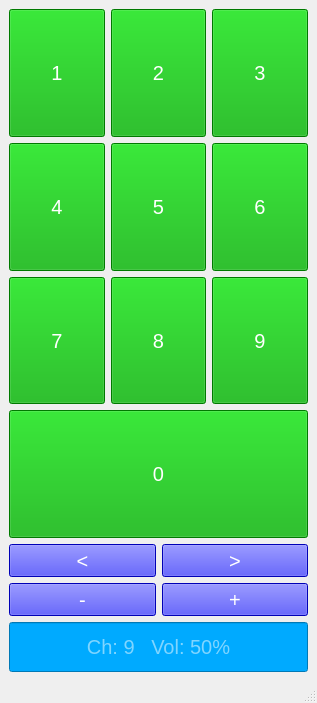
<?xml version="1.0" encoding="UTF-8"?>
<ui version="4.0">
 <class>MainWindow</class>
 <widget class="QMainWindow" name="MainWindow">
  <property name="geometry">
   <rect>
    <x>0</x>
    <y>0</y>
    <width>317</width>
    <height>703</height>
   </rect>
  </property>
  <property name="windowTitle">
   <string>MainWindow</string>
  </property>
  <widget class="QWidget" name="centralwidget">
   <layout class="QGridLayout" name="gridLayout_3">
    <item row="0" column="0">
     <layout class="QGridLayout" name="gridLayout">
      <item row="4" column="0">
       <widget class="QPushButton" name="number7">
        <property name="sizePolicy">
         <sizepolicy hsizetype="Minimum" vsizetype="Expanding">
          <horstretch>0</horstretch>
          <verstretch>0</verstretch>
         </sizepolicy>
        </property>
        <property name="font">
         <font>
          <pointsize>15</pointsize>
         </font>
        </property>
        <property name="styleSheet">
         <string notr="true">background-color: rgb(0, 170, 0);
color:rgb(255, 255, 255)</string>
        </property>
        <property name="text">
         <string>7</string>
        </property>
       </widget>
      </item>
      <item row="0" column="2">
       <widget class="QPushButton" name="number3">
        <property name="sizePolicy">
         <sizepolicy hsizetype="Minimum" vsizetype="Expanding">
          <horstretch>0</horstretch>
          <verstretch>0</verstretch>
         </sizepolicy>
        </property>
        <property name="font">
         <font>
          <pointsize>15</pointsize>
         </font>
        </property>
        <property name="styleSheet">
         <string notr="true">background-color: rgb(0, 170, 0);
color:rgb(255, 255, 255)</string>
        </property>
        <property name="text">
         <string>3</string>
        </property>
       </widget>
      </item>
      <item row="5" column="0" colspan="3">
       <widget class="QPushButton" name="number0">
        <property name="sizePolicy">
         <sizepolicy hsizetype="Minimum" vsizetype="Expanding">
          <horstretch>0</horstretch>
          <verstretch>0</verstretch>
         </sizepolicy>
        </property>
        <property name="minimumSize">
         <size>
          <width>0</width>
          <height>0</height>
         </size>
        </property>
        <property name="font">
         <font>
          <pointsize>15</pointsize>
         </font>
        </property>
        <property name="styleSheet">
         <string notr="true">background-color: rgb(0, 170, 0);
color:rgb(255, 255, 255)</string>
        </property>
        <property name="text">
         <string>0</string>
        </property>
       </widget>
      </item>
      <item row="3" column="1">
       <widget class="QPushButton" name="number5">
        <property name="sizePolicy">
         <sizepolicy hsizetype="Minimum" vsizetype="Expanding">
          <horstretch>0</horstretch>
          <verstretch>0</verstretch>
         </sizepolicy>
        </property>
        <property name="font">
         <font>
          <pointsize>15</pointsize>
         </font>
        </property>
        <property name="styleSheet">
         <string notr="true">background-color: rgb(0, 170, 0);
color:rgb(255, 255, 255)</string>
        </property>
        <property name="text">
         <string>5</string>
        </property>
       </widget>
      </item>
      <item row="0" column="1">
       <widget class="QPushButton" name="number2">
        <property name="sizePolicy">
         <sizepolicy hsizetype="Minimum" vsizetype="Expanding">
          <horstretch>0</horstretch>
          <verstretch>0</verstretch>
         </sizepolicy>
        </property>
        <property name="font">
         <font>
          <pointsize>15</pointsize>
         </font>
        </property>
        <property name="styleSheet">
         <string notr="true">background-color: rgb(0, 170, 0);
color:rgb(255, 255, 255)</string>
        </property>
        <property name="text">
         <string>2</string>
        </property>
       </widget>
      </item>
      <item row="3" column="0">
       <widget class="QPushButton" name="number4">
        <property name="sizePolicy">
         <sizepolicy hsizetype="Minimum" vsizetype="Expanding">
          <horstretch>0</horstretch>
          <verstretch>0</verstretch>
         </sizepolicy>
        </property>
        <property name="font">
         <font>
          <pointsize>15</pointsize>
         </font>
        </property>
        <property name="styleSheet">
         <string notr="true">background-color: rgb(0, 170, 0);
color:rgb(255, 255, 255)</string>
        </property>
        <property name="text">
         <string>4</string>
        </property>
       </widget>
      </item>
      <item row="4" column="1">
       <widget class="QPushButton" name="number8">
        <property name="sizePolicy">
         <sizepolicy hsizetype="Minimum" vsizetype="Expanding">
          <horstretch>0</horstretch>
          <verstretch>0</verstretch>
         </sizepolicy>
        </property>
        <property name="font">
         <font>
          <pointsize>15</pointsize>
         </font>
        </property>
        <property name="styleSheet">
         <string notr="true">background-color: rgb(0, 170, 0);
color:rgb(255, 255, 255)</string>
        </property>
        <property name="text">
         <string>8</string>
        </property>
       </widget>
      </item>
      <item row="4" column="2">
       <widget class="QPushButton" name="number9">
        <property name="sizePolicy">
         <sizepolicy hsizetype="Minimum" vsizetype="Expanding">
          <horstretch>0</horstretch>
          <verstretch>0</verstretch>
         </sizepolicy>
        </property>
        <property name="font">
         <font>
          <pointsize>15</pointsize>
         </font>
        </property>
        <property name="styleSheet">
         <string notr="true">background-color: rgb(0, 170, 0);
color:rgb(255, 255, 255)</string>
        </property>
        <property name="text">
         <string>9</string>
        </property>
       </widget>
      </item>
      <item row="0" column="0">
       <widget class="QPushButton" name="number1">
        <property name="sizePolicy">
         <sizepolicy hsizetype="Minimum" vsizetype="Expanding">
          <horstretch>0</horstretch>
          <verstretch>0</verstretch>
         </sizepolicy>
        </property>
        <property name="font">
         <font>
          <pointsize>15</pointsize>
         </font>
        </property>
        <property name="styleSheet">
         <string notr="true">background-color: rgb(0, 170, 0);
color:rgb(255, 255, 255)</string>
        </property>
        <property name="text">
         <string>1</string>
        </property>
       </widget>
      </item>
      <item row="3" column="2">
       <widget class="QPushButton" name="number6">
        <property name="sizePolicy">
         <sizepolicy hsizetype="Minimum" vsizetype="Expanding">
          <horstretch>0</horstretch>
          <verstretch>0</verstretch>
         </sizepolicy>
        </property>
        <property name="font">
         <font>
          <pointsize>15</pointsize>
         </font>
        </property>
        <property name="styleSheet">
         <string notr="true">background-color: rgb(0, 170, 0);
color:rgb(255, 255, 255)</string>
        </property>
        <property name="text">
         <string>6</string>
        </property>
       </widget>
      </item>
      <item row="6" column="0" colspan="3">
       <layout class="QGridLayout" name="gridLayout_2">
        <item row="2" column="0">
         <widget class="QPushButton" name="volumeDoun">
          <property name="sizePolicy">
           <sizepolicy hsizetype="Minimum" vsizetype="Expanding">
            <horstretch>0</horstretch>
            <verstretch>0</verstretch>
           </sizepolicy>
          </property>
          <property name="font">
           <font>
            <pointsize>15</pointsize>
           </font>
          </property>
          <property name="styleSheet">
           <string notr="true">background-color: rgb(0, 0, 255);
color:rgb(255, 255, 255)</string>
          </property>
          <property name="text">
           <string>-</string>
          </property>
         </widget>
        </item>
        <item row="0" column="0">
         <widget class="QPushButton" name="chanDown">
          <property name="sizePolicy">
           <sizepolicy hsizetype="Minimum" vsizetype="Expanding">
            <horstretch>0</horstretch>
            <verstretch>0</verstretch>
           </sizepolicy>
          </property>
          <property name="font">
           <font>
            <pointsize>15</pointsize>
           </font>
          </property>
          <property name="styleSheet">
           <string notr="true">background-color: rgb(0, 0, 255);
color:rgb(255, 255, 255)</string>
          </property>
          <property name="text">
           <string>&lt;</string>
          </property>
         </widget>
        </item>
        <item row="0" column="1">
         <widget class="QPushButton" name="chanUp">
          <property name="sizePolicy">
           <sizepolicy hsizetype="Minimum" vsizetype="Expanding">
            <horstretch>0</horstretch>
            <verstretch>0</verstretch>
           </sizepolicy>
          </property>
          <property name="font">
           <font>
            <pointsize>15</pointsize>
           </font>
          </property>
          <property name="styleSheet">
           <string notr="true">background-color: rgb(0, 0, 255);
color:rgb(255, 255, 255)</string>
          </property>
          <property name="text">
           <string>&gt;</string>
          </property>
         </widget>
        </item>
        <item row="2" column="1">
         <widget class="QPushButton" name="volumeUp">
          <property name="sizePolicy">
           <sizepolicy hsizetype="Minimum" vsizetype="Expanding">
            <horstretch>0</horstretch>
            <verstretch>0</verstretch>
           </sizepolicy>
          </property>
          <property name="font">
           <font>
            <pointsize>15</pointsize>
           </font>
          </property>
          <property name="styleSheet">
           <string notr="true">background-color: rgb(0, 0, 255);
color:rgb(255, 255, 255)</string>
          </property>
          <property name="text">
           <string>+</string>
          </property>
         </widget>
        </item>
        <item row="3" column="0" colspan="2">
         <widget class="QLineEdit" name="lineEdit">
          <property name="minimumSize">
           <size>
            <width>0</width>
            <height>50</height>
           </size>
          </property>
          <property name="font">
           <font>
            <pointsize>15</pointsize>
           </font>
          </property>
          <property name="styleSheet">
           <string notr="true">background-color: rgb(0, 170, 255);
color:rgb(255, 255, 255)</string>
          </property>
          <property name="alignment">
           <set>Qt::AlignCenter</set>
          </property>
          <property name="placeholderText">
           <string>Ch: 9   Vol: 50%</string>
          </property>
         </widget>
        </item>
       </layout>
      </item>
     </layout>
    </item>
   </layout>
  </widget>
  <widget class="QMenuBar" name="menubar">
   <property name="geometry">
    <rect>
     <x>0</x>
     <y>0</y>
     <width>317</width>
     <height>26</height>
    </rect>
   </property>
  </widget>
  <widget class="QStatusBar" name="statusbar"/>
 </widget>
 <resources/>
 <connections/>
</ui>
